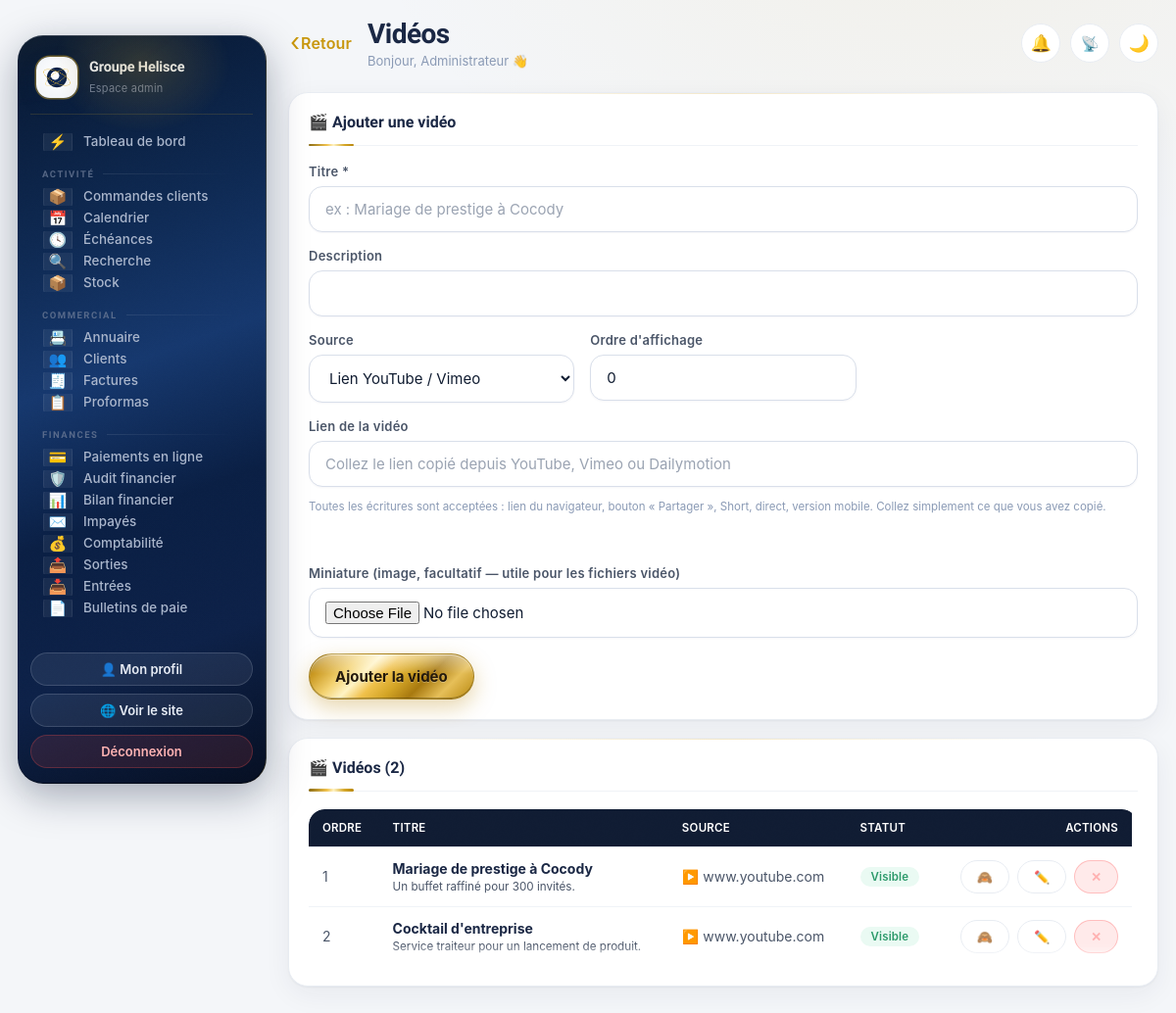
/admin/videos.php (signed in), run on the app's committed database.
### tables this page shows
CREATE TABLE IF NOT EXISTS videos (
  id INT AUTO_INCREMENT PRIMARY KEY,
  titre VARCHAR(150) NOT NULL,
  description VARCHAR(400) DEFAULT '',
  type ENUM('youtube','fichier') DEFAULT 'youtube',
  url VARCHAR(255) DEFAULT '',
  fichier VARCHAR(255) DEFAULT '',
  miniature VARCHAR(255) DEFAULT '',
  ordre INT DEFAULT 0,
  actif TINYINT(1) DEFAULT 1,
  created_at TIMESTAMP DEFAULT CURRENT_TIMESTAMP
);

### admin/includes/auth.php (called while the page is built, shortened)
<?php
require __DIR__ . '/../../config/db.php';
$settings = get_settings($pdo);
    ?><!DOCTYPE html><html lang="fr"><head><meta charset="UTF-8">

### admin/videos.php (the view, shortened to what this page needs)
<?php
require __DIR__ . '/includes/auth.php';
require __DIR__ . '/includes/layout.php';
$edit = null;
$q = trim($_GET['q'] ?? '');
$where = ' WHERE 1=1'; $args = [];
$rch = recherche_sql($q, ['titre', 'description', 'url']);
$where .= $rch['sql']; $args = $rch['args'];
$pg = pagination($pdo, "SELECT COUNT(*) FROM videos $where", $args, 20);
$st = $pdo->prepare("SELECT * FROM videos $where ORDER BY ordre, id DESC" . $pg['limite']);
$st->execute($args);
$videos = $st->fetchAll();
admin_header('Vidéos', 'videos', $pdo, $settings);
?>
<div class="panel glass" id="form">
  <h2><?= $edit ? '✏️ Modifier la vidéo' : '🎬 Ajouter une vidéo' ?></h2>
  <form method="post" enctype="multipart/form-data" class="form-grid">
    <div class="field full"><label>Titre *</label><input class="input" name="titre" required value="<?= e($edit['titre'] ?? '') ?>" placeholder="ex : Mariage de prestige à Cocody"></div>
    <div class="field full"><label>Description</label><input class="input" name="description" value="<?= e($edit['description'] ?? '') ?>"></div>
    <div class="field"><label>Source</label>
      <select class="input" name="type" id="typeSel" onchange="majType()">
        <option value="youtube" <?= ($edit['type'] ?? 'youtube')==='youtube'?'selected':'' ?>>Lien YouTube / Vimeo</option>
      </select>
    </div>
    <div class="field"><label>Ordre d'affichage</label><input class="input" type="number" name="ordre" value="<?= e($edit['ordre'] ?? 0) ?>"></div>
    <div class="field full" id="blocUrl">
      <label>Lien de la vidéo</label>
      <input class="input" name="url" id="champUrl" value="<?= e($edit['url'] ?? '') ?>"
             placeholder="Collez le lien copié depuis YouTube, Vimeo ou Dailymotion">
      <span class="vid-aide">
        Toutes les écritures sont acceptées : lien du navigateur, bouton « Partager »,
        Short, direct, version mobile. Collez simplement ce que vous avez copié.
      </span>
      <div id="apercuLien" class="vid-verif" hidden></div>
    </div>
    <div class="field full"><label>Miniature (image, facultatif — utile pour les fichiers vidéo)</label><input class="input" type="file" name="miniature" accept="image/*"></div>
    <div class="full" style="display:flex;gap:10px">
      <button class="btn btn-gold"><?= $edit ? 'Enregistrer' : 'Ajouter la vidéo' ?></button>
    </div>
  </form>
</div>
<div class="panel glass">
  <h2>🎬 Vidéos (<?= count($videos) ?>)</h2>
  <div class="tbl-wrap defilant">
    <table>
      <thead><tr><th>Ordre</th><th>Titre</th><th>Source</th><th>Statut</th><th style="text-align:right">Actions</th></tr></thead>
      <tbody>
        <?php foreach ($videos as $v): ?>
        <tr>
          <td><?= (int)$v['ordre'] ?></td>
          <td><strong><?= e($v['titre']) ?></strong><?= $v['description'] ? '<br><small>'.e($v['description']).'</small>' : '' ?></td>
          <td><?= $v['type']==='fichier' ? '📁 Fichier' : '▶️ '.e(parse_url($v['url'], PHP_URL_HOST) ?: 'Lien') ?></td>
          <td><span class="badge <?= $v['actif']?'badge-teal':'badge-danger' ?>"><?= $v['actif']?'Visible':'Masquée' ?></span></td>
          <td>
            <div class="td-actions">
              <form method="post" style="display:inline"><input type="hidden" name="csrf" value="<?= csrf_token() ?>"><button class="btn btn-glass btn-sm" name="toggle" value="<?= $v['id'] ?>"><?= $v['actif']?'🙈':'👁️' ?></button></form>
              <a class="btn btn-glass btn-sm" href="?edit=<?= $v['id'] ?>#form">✏️</a>
              <form method="post" data-confirm="Supprimer cette vidéo ?"><input type="hidden" name="csrf" value="<?= csrf_token() ?>"><button class="btn btn-danger btn-sm" name="supprimer" value="<?= $v['id'] ?>">✕</button></form>
            </div>
          </td>
        </tr>
        <?php endforeach; ?>
      </tbody>
    </table>
  </div>
</div>
<?php admin_footer(); ?>

### admin/includes/layout.php (shortened to what this page needs)
<?php
function admin_header(string $titre, string $actif, PDO $pdo, array $settings): void {
    $NOTIF = notifications($pdo, current_user());
    ?>
<!DOCTYPE html>
<html lang="fr" data-space="app">
<head>
<link rel="stylesheet" href="<?= asset('../assets/css/glass.css') ?>">
<link rel="stylesheet" href="<?= asset('../assets/css/admin.css') ?>">
</head>
<body>
<div class="admin-shell">
  <aside class="sidebar glass-strong">
    <div class="side-brand">
      <?= logo_html('..', 'brand-dot') ?>
      <div><strong><?= e($settings['nom_entreprise']) ?></strong><small><?= is_admin() ? 'Espace admin' : 'Espace employé' ?></small></div>
    </div>
    <nav class="side-nav">
      <a href="index.php" class="<?= $actif === 'dashboard' ? 'active' : '' ?>"><span class="nico">⚡</span><span class="ntxt">Tableau de bord</span></a>
      <?php
      $groupes = groupes_modules();
      foreach ($groupes as $g => $gLabel):
          $items = array_filter(all_modules(), fn($m, $k) => $m[3] === $g && can($k), ARRAY_FILTER_USE_BOTH);
          if (!$items) continue; ?>
        <div class="nav-sep"><?= e($gLabel) ?></div>
        <?php foreach ($items as $key => [$label, $ico, $url, $grp, $adminOnly]): ?>
        <a href="<?= $url ?>" class="<?= $key === $actif ? 'active' : '' ?>">
          <span class="nico"><?= $ico ?></span><span class="ntxt" title="<?= e($label) ?>"><?= $label ?></span>
        </a>
        <?php endforeach; ?>
      <?php endforeach; ?>
    </nav>
    <div class="side-foot">
      <a href="profil.php" class="btn btn-glass btn-sm" style="width:100%">👤 Mon profil</a>
      <a href="../index.php" target="_blank" class="btn btn-glass btn-sm" style="width:100%">🌐 Voir le site</a>
      <a href="../logout.php" class="btn btn-danger btn-sm" style="width:100%">Déconnexion</a>
    </div>
  </aside>
  <main class="admin-main">
    <header class="admin-top">
      <div style="display:flex;align-items:center;gap:10px;min-width:0">
        <button type="button" class="btn-retour" onclick="retourArriere()" aria-label="Retour">
          <span class="chev">‹</span><span class="btn-retour-txt">Retour</span>
        </button>
        <div style="min-width:0">
          <h1><?= e($titre) ?></h1>
          <p class="crumb">Bonjour, <?= e($_SESSION['admin_nom']) ?> 👋<?= is_admin() ? '' : ' · <span class="badge">Employé</span>' ?></p>
        </div>
      </div>
      <div style="display:flex;gap:10px;align-items:center">
<div class="notif-wrap" data-msg-count="<?php
            $mc = 0; foreach ($NOTIF['items'] as $it) { if (($it['icone'] ?? '') === '💬') $mc += (int)$it['n']; }
            echo $mc; ?>">
          <button type="button" class="notif-bell" onclick="this.parentNode.classList.toggle('open')" title="Notifications">
            🔔<?php if ($NOTIF['total']): ?><span class="notif-dot"><?= $NOTIF['total'] > 99 ? '99+' : $NOTIF['total'] ?></span><?php endif; ?>
          </button>
        </div>
        <?php if (is_admin()): ?>
        <a class="theme-toggle sys-acces<?= ($actif ?? '') === 'systeme' ? ' on' : '' ?>"
           href="<?= (basename(dirname($_SERVER['SCRIPT_NAME'] ?? '')) === 'admin') ? '' : 'admin/' ?>systeme.php"
           title="État du serveur">📡</a>
        <?php endif; ?>
        <button class="theme-toggle" onclick="toggleTheme()" title="Changer de thème"><span data-theme-icon>☀️</span></button>
      </div>
    </header>
<?php }
function admin_footer(): void { ?>
  </main>
</div>
</body>
</html>
<?php } ?>

### config/db.php (shortened to what this page needs)
<?php
function e($str) { return htmlspecialchars((string)$str, ENT_QUOTES, 'UTF-8'); }
function get_settings(PDO $pdo): array {
    static $s = null;
    if ($s === null) {
        $s = [];
        foreach ($pdo->query('SELECT cle, valeur FROM settings') as $row) $s[$row['cle']] = $row['valeur'];
    }
    return $s;
}
function groupes_modules(): array {
    return [
        'activite'   => 'Activité',
        'commercial' => 'Commercial',
        'finances'   => 'Finances',
        'equipe'     => 'Équipe',
        'docs'       => 'Documents',
        'echange'    => 'Échanges',
        'site'       => 'Site vitrine',
        'technique'  => 'Système',
    ];
}
function current_user(): array {
    return [
        'id'    => $_SESSION['admin_id'] ?? 0,
        'nom'   => $_SESSION['admin_nom'] ?? '',
        'role'  => $_SESSION['admin_role'] ?? 'admin',
        'perms' => $_SESSION['admin_perms'] ?? [],
    ];
}
function is_admin(): bool { return (current_user()['role']) === 'admin'; }
function pagination(PDO $pdo, string $sqlCompte, array $args = [], int $parPage = 30): array {
    $total = 0;
    try {
        $st = $pdo->prepare($sqlCompte);
        $st->execute($args);
        $total = (int)$st->fetchColumn();
    } catch (Throwable $e) {}
    $pages  = max(1, (int)ceil($total / max(1, $parPage)));
    $page   = max(1, min($pages, (int)($_GET['p'] ?? 1)));
    return [
        'total'   => $total,
        'pages'   => $pages,
        'page'    => $page,
        'parPage' => $parPage,
        'depart'  => ($page - 1) * $parPage,
        'limite'  => ' LIMIT ' . (int)$parPage . ' OFFSET ' . (int)(($page - 1) * $parPage),
    ];
}
function recherche_sql(string $terme, array $colonnes): array {
    $terme = trim($terme);
    if ($terme === '' || !$colonnes) return ['sql' => '', 'args' => []];
    $blocs = []; $args = [];
    return ['sql' => ' AND ' . implode(' AND ', $blocs), 'args' => $args];
}
function asset(string $chemin): string {
    $abs = __DIR__ . '/../' . ltrim(preg_replace('#^(\.\./)+#', '', $chemin), '/');
    $v = is_file($abs) ? filemtime($abs) : time();
    return $chemin . '?v=' . $v;
}
function logo_html(string $base = '.', string $classe = 'app-logo', string $secours = '🍽️'): string {
    $s = $GLOBALS['settings'] ?? [];
    $fichier = trim((string)($s['logo'] ?? ''));
    $aImage = false; $src = $base . '/assets/img/logo.png';
    if ($fichier !== '' && is_file(__DIR__ . '/../uploads/' . $fichier)) {
        $src = $base . '/uploads/' . rawurlencode($fichier);
        $aImage = true;
    } elseif (is_file(__DIR__ . '/../assets/img/logo.png')) {
        $aImage = true;
    }
    if ($aImage) {
        return '<span class="' . e($classe) . ' logo-img"><img src="' . e($src) . '" alt="Logo"></span>';
    }
    return '<span class="' . e($classe) . '">' . $secours . '</span>';
}

### data on the page
videos: ordre "1", titre "Mariage de prestige à Cocody", description "Un buffet raffiné pour 300 invités.", url "www.youtube.com", actif "Visible"
videos: ordre "2", titre "Cocktail d'entreprise", description "Service traiteur pour un lancement de produit.", url "www.youtube.com", actif "Visible"

### other printed values
$settings['nom_entreprise'] "Groupe Helisce"
$gLabel "ACTIVITÉ"
$ico "📦"
$label "Commandes clients"
$ico "📅"
$label "Calendrier"
$ico "🕓"
$label "Échéances"
$ico "🔍"
$label "Recherche"
$label "Stock"
$gLabel "COMMERCIAL"
$ico "📇"
$label "Annuaire"
$ico "👥"
